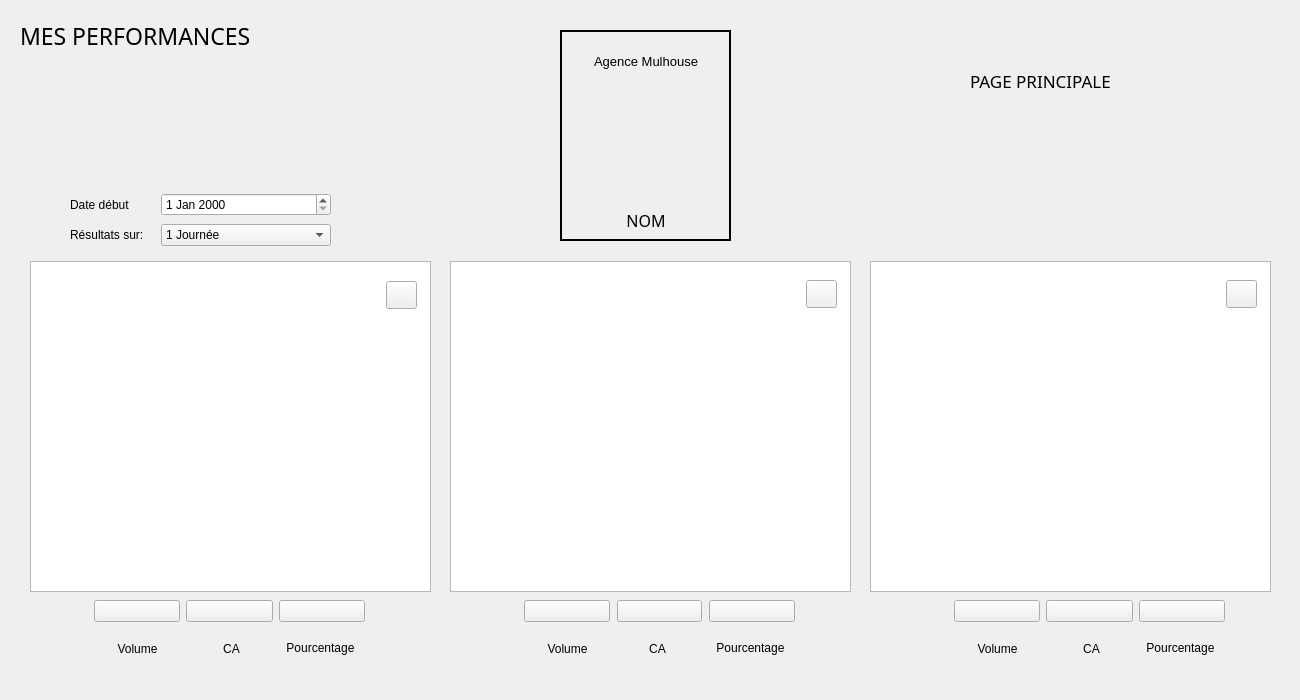
<?xml version="1.0" encoding="UTF-8"?>
<ui version="4.0">
 <class>Banquier</class>
 <widget class="QWidget" name="Banquier">
  <property name="geometry">
   <rect>
    <x>0</x>
    <y>0</y>
    <width>1300</width>
    <height>700</height>
   </rect>
  </property>
  <property name="windowTitle">
   <string>Form</string>
  </property>
  <widget class="QWidget" name="layoutWidget_4">
   <property name="geometry">
    <rect>
     <x>560</x>
     <y>41</y>
     <width>172</width>
     <height>191</height>
    </rect>
   </property>
   <layout class="QVBoxLayout" name="verticalLayout_9" stretch="1,3,0">
    <property name="spacing">
     <number>3</number>
    </property>
    <item>
     <widget class="QLabel" name="nom_agence">
      <property name="font">
       <font>
        <pointsize>10</pointsize>
       </font>
      </property>
      <property name="text">
       <string>Agence Mulhouse</string>
      </property>
      <property name="alignment">
       <set>Qt::AlignCenter</set>
      </property>
     </widget>
    </item>
    <item>
     <widget class="QLabel" name="photo">
      <property name="text">
       <string>&lt;html&gt;&lt;head/&gt;&lt;body&gt;&lt;p align=&quot;center&quot;&gt;&lt;img src=&quot;:/assets/pdp.png&quot;/&gt;&lt;/p&gt;&lt;/body&gt;&lt;/html&gt;</string>
      </property>
     </widget>
    </item>
    <item>
     <widget class="QLabel" name="username">
      <property name="font">
       <font>
        <family>MS PGothic</family>
        <pointsize>12</pointsize>
        <weight>50</weight>
        <italic>false</italic>
        <bold>false</bold>
       </font>
      </property>
      <property name="text">
       <string>NOM</string>
      </property>
      <property name="alignment">
       <set>Qt::AlignCenter</set>
      </property>
     </widget>
    </item>
   </layout>
  </widget>
  <widget class="QPushButton" name="elargir_assur">
   <property name="geometry">
    <rect>
     <x>806</x>
     <y>280</y>
     <width>31</width>
     <height>28</height>
    </rect>
   </property>
   <property name="cursor">
    <cursorShape>PointingHandCursor</cursorShape>
   </property>
   <property name="text">
    <string/>
   </property>
   <property name="icon">
    <iconset resource="ressource.qrc">
     <normaloff>:/assets/elargir_white.png</normaloff>:/assets/elargir_white.png</iconset>
   </property>
  </widget>
  <widget class="QtCharts::QChartView" name="produit_assur">
   <property name="geometry">
    <rect>
     <x>450</x>
     <y>261</y>
     <width>401</width>
     <height>331</height>
    </rect>
   </property>
  </widget>
  <widget class="QtCharts::QChartView" name="produit_bq">
   <property name="geometry">
    <rect>
     <x>30</x>
     <y>261</y>
     <width>401</width>
     <height>331</height>
    </rect>
   </property>
   <property name="autoFillBackground">
    <bool>false</bool>
   </property>
   <property name="alignment">
    <set>Qt::AlignCenter</set>
   </property>
  </widget>
  <widget class="QPushButton" name="elargir_bours">
   <property name="geometry">
    <rect>
     <x>1226</x>
     <y>280</y>
     <width>31</width>
     <height>28</height>
    </rect>
   </property>
   <property name="cursor">
    <cursorShape>PointingHandCursor</cursorShape>
   </property>
   <property name="text">
    <string/>
   </property>
   <property name="icon">
    <iconset resource="ressource.qrc">
     <normaloff>:/assets/elargir_white.png</normaloff>:/assets/elargir_white.png</iconset>
   </property>
  </widget>
  <widget class="QPushButton" name="elargir_bq">
   <property name="geometry">
    <rect>
     <x>386</x>
     <y>281</y>
     <width>31</width>
     <height>28</height>
    </rect>
   </property>
   <property name="cursor">
    <cursorShape>PointingHandCursor</cursorShape>
   </property>
   <property name="text">
    <string/>
   </property>
   <property name="icon">
    <iconset resource="ressource.qrc">
     <normaloff>:/assets/elargir_white.png</normaloff>:/assets/elargir_white.png</iconset>
   </property>
  </widget>
  <widget class="QtCharts::QChartView" name="produit_bours">
   <property name="geometry">
    <rect>
     <x>870</x>
     <y>261</y>
     <width>401</width>
     <height>331</height>
    </rect>
   </property>
  </widget>
  <widget class="QWidget" name="layoutWidget">
   <property name="geometry">
    <rect>
     <x>954</x>
     <y>591</y>
     <width>271</width>
     <height>41</height>
    </rect>
   </property>
   <layout class="QHBoxLayout" name="horizontalLayout_3">
    <item>
     <widget class="QPushButton" name="vol_bours">
      <property name="cursor">
       <cursorShape>PointingHandCursor</cursorShape>
      </property>
      <property name="text">
       <string/>
      </property>
      <property name="icon">
       <iconset resource="ressource.qrc">
        <normaloff>:/assets/vol.png</normaloff>:/assets/vol.png</iconset>
      </property>
      <property name="iconSize">
       <size>
        <width>25</width>
        <height>25</height>
       </size>
      </property>
     </widget>
    </item>
    <item>
     <widget class="QPushButton" name="ca_bours">
      <property name="cursor">
       <cursorShape>PointingHandCursor</cursorShape>
      </property>
      <property name="text">
       <string/>
      </property>
      <property name="icon">
       <iconset resource="ressource.qrc">
        <normaloff>:/assets/ca.png</normaloff>:/assets/ca.png</iconset>
      </property>
      <property name="iconSize">
       <size>
        <width>25</width>
        <height>25</height>
       </size>
      </property>
     </widget>
    </item>
    <item>
     <widget class="QPushButton" name="pourc_bours">
      <property name="cursor">
       <cursorShape>PointingHandCursor</cursorShape>
      </property>
      <property name="text">
       <string/>
      </property>
      <property name="icon">
       <iconset resource="ressource.qrc">
        <normaloff>:/assets/pourc.png</normaloff>:/assets/pourc.png</iconset>
      </property>
      <property name="iconSize">
       <size>
        <width>25</width>
        <height>25</height>
       </size>
      </property>
     </widget>
    </item>
   </layout>
  </widget>
  <widget class="QLabel" name="label_15">
   <property name="geometry">
    <rect>
     <x>1064</x>
     <y>641</y>
     <width>55</width>
     <height>16</height>
    </rect>
   </property>
   <property name="text">
    <string>CA</string>
   </property>
   <property name="alignment">
    <set>Qt::AlignCenter</set>
   </property>
  </widget>
  <widget class="QLabel" name="label_13">
   <property name="geometry">
    <rect>
     <x>710</x>
     <y>640</y>
     <width>81</width>
     <height>16</height>
    </rect>
   </property>
   <property name="text">
    <string>Pourcentage</string>
   </property>
   <property name="alignment">
    <set>Qt::AlignCenter</set>
   </property>
  </widget>
  <widget class="QLabel" name="label_14">
   <property name="geometry">
    <rect>
     <x>1140</x>
     <y>640</y>
     <width>81</width>
     <height>16</height>
    </rect>
   </property>
   <property name="text">
    <string>Pourcentage</string>
   </property>
   <property name="alignment">
    <set>Qt::AlignCenter</set>
   </property>
  </widget>
  <widget class="QWidget" name="layoutWidget_2">
   <property name="geometry">
    <rect>
     <x>524</x>
     <y>591</y>
     <width>271</width>
     <height>41</height>
    </rect>
   </property>
   <layout class="QHBoxLayout" name="horizontalLayout_5">
    <property name="spacing">
     <number>7</number>
    </property>
    <item>
     <widget class="QPushButton" name="vol_assur">
      <property name="cursor">
       <cursorShape>PointingHandCursor</cursorShape>
      </property>
      <property name="text">
       <string/>
      </property>
      <property name="icon">
       <iconset resource="ressource.qrc">
        <normaloff>:/assets/vol.png</normaloff>:/assets/vol.png</iconset>
      </property>
      <property name="iconSize">
       <size>
        <width>25</width>
        <height>25</height>
       </size>
      </property>
     </widget>
    </item>
    <item>
     <widget class="QPushButton" name="ca_assur">
      <property name="cursor">
       <cursorShape>PointingHandCursor</cursorShape>
      </property>
      <property name="text">
       <string/>
      </property>
      <property name="icon">
       <iconset resource="ressource.qrc">
        <normaloff>:/assets/ca.png</normaloff>:/assets/ca.png</iconset>
      </property>
      <property name="iconSize">
       <size>
        <width>25</width>
        <height>25</height>
       </size>
      </property>
     </widget>
    </item>
    <item>
     <widget class="QPushButton" name="pourc_assur">
      <property name="cursor">
       <cursorShape>PointingHandCursor</cursorShape>
      </property>
      <property name="text">
       <string/>
      </property>
      <property name="icon">
       <iconset resource="ressource.qrc">
        <normaloff>:/assets/pourc.png</normaloff>:/assets/pourc.png</iconset>
      </property>
      <property name="iconSize">
       <size>
        <width>25</width>
        <height>25</height>
       </size>
      </property>
     </widget>
    </item>
   </layout>
  </widget>
  <widget class="QLabel" name="label_12">
   <property name="geometry">
    <rect>
     <x>630</x>
     <y>641</y>
     <width>55</width>
     <height>16</height>
    </rect>
   </property>
   <property name="text">
    <string>CA</string>
   </property>
   <property name="alignment">
    <set>Qt::AlignCenter</set>
   </property>
  </widget>
  <widget class="QWidget" name="layoutWidget_3">
   <property name="geometry">
    <rect>
     <x>94</x>
     <y>591</y>
     <width>271</width>
     <height>41</height>
    </rect>
   </property>
   <layout class="QHBoxLayout" name="horizontalLayout_4">
    <item>
     <widget class="QPushButton" name="vol_banq">
      <property name="enabled">
       <bool>true</bool>
      </property>
      <property name="cursor">
       <cursorShape>PointingHandCursor</cursorShape>
      </property>
      <property name="text">
       <string/>
      </property>
      <property name="icon">
       <iconset resource="ressource.qrc">
        <normaloff>:/assets/vol.png</normaloff>:/assets/vol.png</iconset>
      </property>
      <property name="iconSize">
       <size>
        <width>25</width>
        <height>25</height>
       </size>
      </property>
     </widget>
    </item>
    <item>
     <widget class="QPushButton" name="ca_banq">
      <property name="cursor">
       <cursorShape>PointingHandCursor</cursorShape>
      </property>
      <property name="text">
       <string/>
      </property>
      <property name="icon">
       <iconset resource="ressource.qrc">
        <normaloff>:/assets/ca.png</normaloff>:/assets/ca.png</iconset>
      </property>
      <property name="iconSize">
       <size>
        <width>25</width>
        <height>25</height>
       </size>
      </property>
     </widget>
    </item>
    <item>
     <widget class="QPushButton" name="pourc_banq">
      <property name="cursor">
       <cursorShape>PointingHandCursor</cursorShape>
      </property>
      <property name="text">
       <string/>
      </property>
      <property name="icon">
       <iconset resource="ressource.qrc">
        <normaloff>:/assets/pourc.png</normaloff>:/assets/pourc.png</iconset>
      </property>
      <property name="iconSize">
       <size>
        <width>25</width>
        <height>25</height>
       </size>
      </property>
     </widget>
    </item>
   </layout>
  </widget>
  <widget class="QLabel" name="label_8">
   <property name="geometry">
    <rect>
     <x>110</x>
     <y>641</y>
     <width>55</width>
     <height>16</height>
    </rect>
   </property>
   <property name="text">
    <string>Volume</string>
   </property>
   <property name="alignment">
    <set>Qt::AlignCenter</set>
   </property>
  </widget>
  <widget class="QLabel" name="label_10">
   <property name="geometry">
    <rect>
     <x>280</x>
     <y>640</y>
     <width>81</width>
     <height>16</height>
    </rect>
   </property>
   <property name="text">
    <string>Pourcentage</string>
   </property>
   <property name="alignment">
    <set>Qt::AlignCenter</set>
   </property>
  </widget>
  <widget class="QLabel" name="label_9">
   <property name="geometry">
    <rect>
     <x>204</x>
     <y>641</y>
     <width>55</width>
     <height>16</height>
    </rect>
   </property>
   <property name="text">
    <string>CA</string>
   </property>
   <property name="alignment">
    <set>Qt::AlignCenter</set>
   </property>
  </widget>
  <widget class="QLabel" name="label_16">
   <property name="geometry">
    <rect>
     <x>970</x>
     <y>641</y>
     <width>55</width>
     <height>16</height>
    </rect>
   </property>
   <property name="text">
    <string>Volume</string>
   </property>
   <property name="alignment">
    <set>Qt::AlignCenter</set>
   </property>
  </widget>
  <widget class="QLabel" name="label_11">
   <property name="geometry">
    <rect>
     <x>540</x>
     <y>641</y>
     <width>55</width>
     <height>16</height>
    </rect>
   </property>
   <property name="text">
    <string>Volume</string>
   </property>
   <property name="alignment">
    <set>Qt::AlignCenter</set>
   </property>
  </widget>
  <widget class="QLabel" name="label">
   <property name="geometry">
    <rect>
     <x>20</x>
     <y>10</y>
     <width>291</width>
     <height>51</height>
    </rect>
   </property>
   <property name="font">
    <font>
     <family>MS PGothic</family>
     <pointsize>17</pointsize>
    </font>
   </property>
   <property name="text">
    <string>MES PERFORMANCES</string>
   </property>
  </widget>
  <widget class="QWidget" name="layoutWidget">
   <property name="geometry">
    <rect>
     <x>70</x>
     <y>191</y>
     <width>261</width>
     <height>57</height>
    </rect>
   </property>
   <layout class="QVBoxLayout" name="verticalLayout">
    <item>
     <layout class="QHBoxLayout" name="horizontalLayout" stretch="1,2">
      <item>
       <widget class="QLabel" name="label_3">
        <property name="text">
         <string>Date début</string>
        </property>
       </widget>
      </item>
      <item>
       <widget class="QDateEdit" name="date"/>
      </item>
     </layout>
    </item>
    <item>
     <layout class="QHBoxLayout" name="horizontalLayout_7" stretch="1,2">
      <item>
       <widget class="QLabel" name="label_4">
        <property name="text">
         <string>Résultats sur:</string>
        </property>
       </widget>
      </item>
      <item>
       <widget class="QComboBox" name="duree">
        <item>
         <property name="text">
          <string>1 Journée</string>
         </property>
        </item>
        <item>
         <property name="text">
          <string>1 Semaine</string>
         </property>
        </item>
        <item>
         <property name="text">
          <string>1 Mois</string>
         </property>
        </item>
        <item>
         <property name="text">
          <string>1 Année</string>
         </property>
        </item>
        <item>
         <property name="text">
          <string>10 Ans</string>
         </property>
        </item>
       </widget>
      </item>
     </layout>
    </item>
   </layout>
  </widget>
  <widget class="QLabel" name="label_7">
   <property name="geometry">
    <rect>
     <x>560</x>
     <y>30</y>
     <width>171</width>
     <height>211</height>
    </rect>
   </property>
   <property name="frameShape">
    <enum>QFrame::Panel</enum>
   </property>
   <property name="lineWidth">
    <number>2</number>
   </property>
   <property name="text">
    <string/>
   </property>
  </widget>
  <widget class="QLabel" name="label_6">
   <property name="geometry">
    <rect>
     <x>970</x>
     <y>70</y>
     <width>181</width>
     <height>21</height>
    </rect>
   </property>
   <property name="font">
    <font>
     <family>Malgun Gothic</family>
     <pointsize>13</pointsize>
    </font>
   </property>
   <property name="frameShape">
    <enum>QFrame::NoFrame</enum>
   </property>
   <property name="lineWidth">
    <number>2</number>
   </property>
   <property name="text">
    <string>PAGE PRINCIPALE</string>
   </property>
  </widget>
  <widget class="QLabel" name="label_5">
   <property name="geometry">
    <rect>
     <x>1160</x>
     <y>60</y>
     <width>41</width>
     <height>41</height>
    </rect>
   </property>
   <property name="sizePolicy">
    <sizepolicy hsizetype="Ignored" vsizetype="Ignored">
     <horstretch>0</horstretch>
     <verstretch>0</verstretch>
    </sizepolicy>
   </property>
   <property name="font">
    <font>
     <family>Malgun Gothic</family>
     <pointsize>18</pointsize>
    </font>
   </property>
   <property name="frameShape">
    <enum>QFrame::NoFrame</enum>
   </property>
   <property name="lineWidth">
    <number>2</number>
   </property>
   <property name="text">
    <string/>
   </property>
   <property name="pixmap">
    <pixmap resource="ressource.qrc">:/assets/principale.png</pixmap>
   </property>
   <property name="scaledContents">
    <bool>true</bool>
   </property>
  </widget>
  <zorder>layoutWidget</zorder>
  <zorder>produit_bours</zorder>
  <zorder>produit_assur</zorder>
  <zorder>layoutWidget_4</zorder>
  <zorder>elargir_assur</zorder>
  <zorder>produit_bq</zorder>
  <zorder>elargir_bours</zorder>
  <zorder>elargir_bq</zorder>
  <zorder>layoutWidget</zorder>
  <zorder>label_15</zorder>
  <zorder>label_13</zorder>
  <zorder>label_14</zorder>
  <zorder>layoutWidget_2</zorder>
  <zorder>label_12</zorder>
  <zorder>layoutWidget_3</zorder>
  <zorder>label_8</zorder>
  <zorder>label_10</zorder>
  <zorder>label_9</zorder>
  <zorder>label_16</zorder>
  <zorder>label_11</zorder>
  <zorder>label</zorder>
  <zorder>label_7</zorder>
  <zorder>label_6</zorder>
  <zorder>label_5</zorder>
 </widget>
 <customwidgets>
  <customwidget>
   <class>QtCharts::QChartView</class>
   <extends>QGraphicsView</extends>
   <header location="global">qtcharts/qchartview.h</header>
  </customwidget>
 </customwidgets>
 <resources>
  <include location="ressource.qrc"/>
 </resources>
 <connections/>
</ui>
